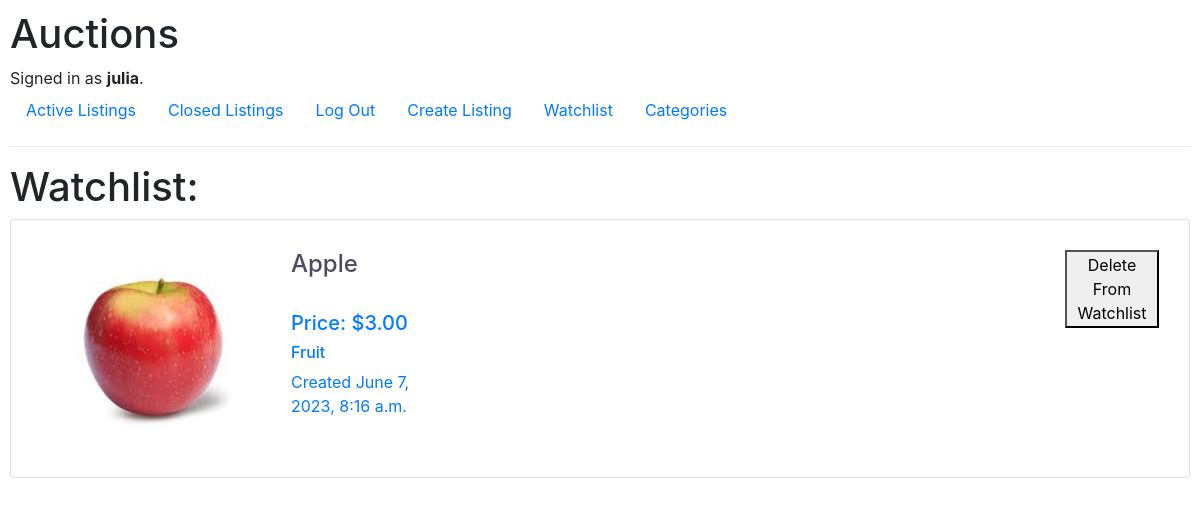
/watchlist (signed in), run on an earlier commit of the app's database.
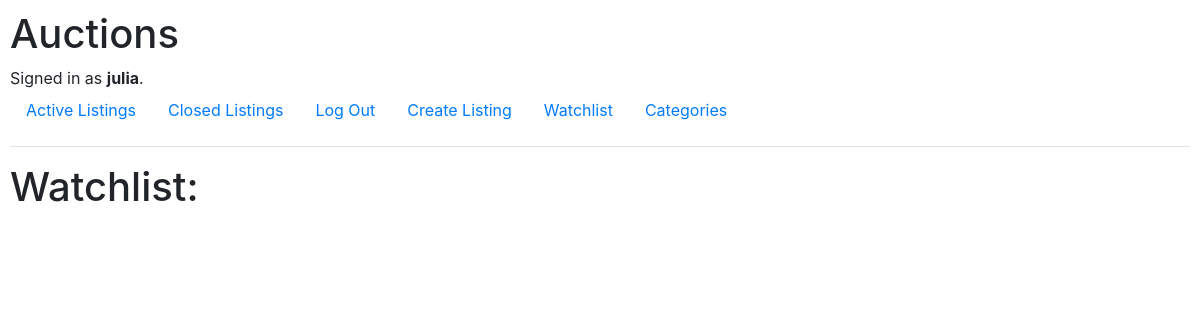
And on a later commit of the database.
### auctions/models.py (models this page shows)
class Listing(models.Model):
    default_auto_field = 'django.db.models.BigAutoField'
    creator = models.ForeignKey(User, on_delete=models.CASCADE, related_name="listings")
    title = models.CharField(max_length=100)
    description = models.CharField(max_length=200)
    starting_bid = models.DecimalField(max_digits=10, decimal_places=2)
    current_bid = models.DecimalField(max_digits=10, decimal_places=2, default=Decimal('0.00'))
    active = models.BooleanField(default=True)
    picture = models.ImageField(null=True, blank=True, upload_to='images/')
    category = models.ForeignKey(Category, on_delete=models.CASCADE, related_name="listings")
    condition = models.CharField(max_length=100)
    time = models.DateTimeField(auto_now_add=True)
    winner = models.ForeignKey(User, on_delete=models.SET_NULL,default=None, blank=True, null=True, related_name="won")
    closed_time = models.DateTimeField(default=None, blank=True, null=True)
    def __str__(self):
        return f"{self.title}"

### auctions/views.py (the view, shortened to what this page needs)
# urls.py: path("watchlist", views.watchlist, name="watchlist"),
@login_required
def watchlist(request):
    if request.method == "GET":
        user = request.user
        watchlist = user.watchlist.all()
        listings = []
        for listing in watchlist:
            listings.append(listing.listing)
        print(listings)
        return render(request, "auctions/watchlist.html", {
            "listings":listings})

### auctions/templates/auctions/watchlist.html (shortened to what this page needs)
{% extends "auctions/layout.html" %}
{% block body %}
    <h1>Watchlist:</h1>
    <ul class="list-group">
        {% for listing in listings %}
            <a href="{% url 'listing' listing.id%}">
                <li class="listing list-group-item">
                    {% if listing.picture %}
                    <img src="{{ listing.picture.url }}" alt="" width="250">
                    {% endif %}
                    <div class="wrapper">
                        <h4>{{listing.title}}</h4>
                        <br>
                        <h5>Price: ${{listing.starting_bid}}</h5>
                        <h6>{{listing.description}}</h6>
                        Created {{listing.time}}
                    </div>
                    <form action="{% url 'watchlist'%}" method="post">
                        <button type="submit"> Delete From Watchlist</button>
                    </form>
                </li>
            </a>
        {%endfor%}
    </ul>
{% endblock %}

What changed in the data, as far as the page shows it:
no longer on this page (row edited): Listing: picture (picture), title "Apple", starting_bid "3.00", description "Fruit", time "June 7, 2023, 8:16 a.m."
